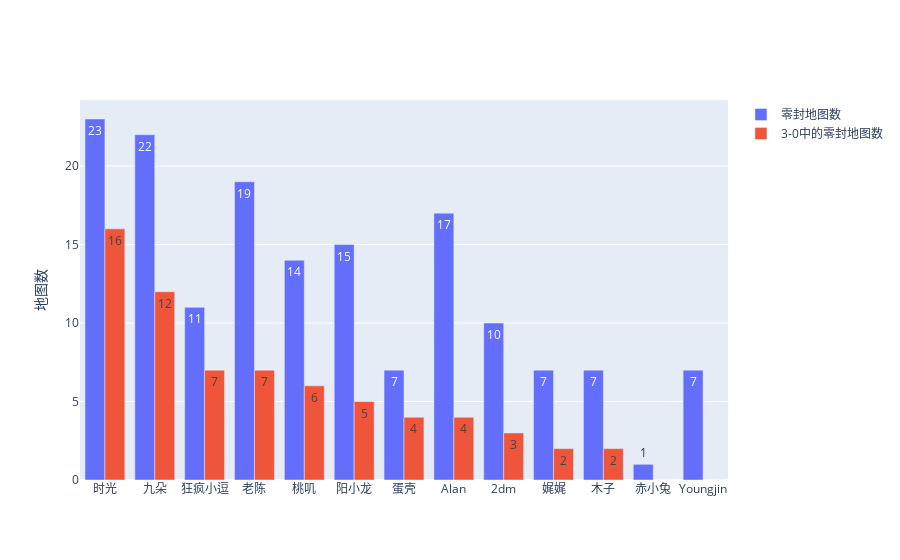

Here is the notebook cell this chart was saved with:
### Code cell
import plotly.graph_objects as go
animals=['giraffes', 'orangutans', 'monkeys']
df_plot = df_summer_names.sort_values(by='Map0InMatch0', ascending=False)

fig = go.Figure(data=[
    go.Bar(name='零封地图数', x=df_plot['names'], y=df_plot['map0'], text=df_plot['map0']),
    go.Bar(name='3-0中的零封地图数', x=df_plot['names'], y=df_plot['Map0InMatch0'], text=df_plot['Map0InMatch0'])
])
# Change the bar mode
fig.update_layout(barmode='group', yaxis_title='地图数')
fig.show()

### Figure 1 — Plotly figure (JSON) as saved in the notebook; plotly's stock layout.template omitted (floating-point values rounded to 4 significant figures)
{"data": [{"name": "零封地图数", "text": [23, 22, 11, 19, 14, 15, 7, 17, 10, 7, 7, 1, 7], "type": "bar", "x": ["时光", "九朵", "狂疯小逗", "老陈", "桃叽", "阳小龙", "蛋壳", "Alan", "2dm", "娓娓", "木子", "赤小兔", "Youngjin"], "y": [23, 22, 11, 19, 14, 15, 7, 17, 10, 7, 7, 1, 7]}, {"name": "3-0中的零封地图数", "text": [16, 12, 7, 7, 6, 5, 4, 4, 3, 2, 2, 0, 0], "type": "bar", "x": ["时光", "九朵", "狂疯小逗", "老陈", "桃叽", "阳小龙", "蛋壳", "Alan", "2dm", "娓娓", "木子", "赤小兔", "Youngjin"], "y": [16, 12, 7, 7, 6, 5, 4, 4, 3, 2, 2, 0, 0]}], "layout": {"barmode": "group", "yaxis": {"title": {"text": "地图数"}}}}
